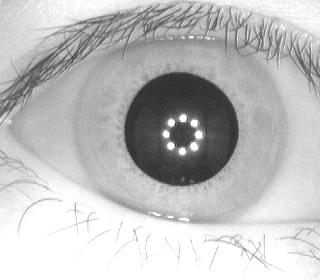
#> input picture CASIA-Iris-Interval/001/R/S1001R01.jpg, 320 x 280 px, found by its file name
$ jupyter execute 01_iris_recognition.ipynb   (older library calls are emulated)
#> lines starting #> are read from the running program, lines starting #| are printed output that depends on the picture
[cell 1]
#홍채인식 알고리즘(Daugman's Algorithm)
import cv2
import numpy as np
from scipy.ndimage import rotate

def preprocess_image(image_path):
    # 이미지를 그레이스케일로 로드
    image = cv2.imread(image_path, cv2.IMREAD_GRAYSCALE)
    if image is None:
        print(f"Error: Unable to load image at {image_path}")
        return None
    # 이미지 크기를 조정
    image = cv2.resize(image, (640, 480))
    # 히스토그램 평활화를 통해 대비를 향상
    image = cv2.equalizeHist(image)
    return image

# [39 lines left out: functions segment_iris, normalize_iris, gabor_filter, extract_features, compare_features, not called in this run]

def main(image1_path, image2_path):
    # 첫 번째 이미지 전처리
    image1 = preprocess_image(image1_path)
    # 두 번째 이미지 전처리
    image2 = preprocess_image(image2_path)

    if image1 is None or image2 is None:
        print("Error: One or both images could not be loaded")
        return

    # 첫 번째 이미지에서 홍채 세분화
    iris1 = segment_iris(image1)
    # 두 번째 이미지에서 홍채 세분화
    iris2 = segment_iris(image2)

    if iris1 is None or iris2 is None:
        print("Iris not detected")
        return

    center_x1, center_y1, radius1 = iris1
    center_x2, center_y2, radius2 = iris2

    # 첫 번째 이미지 노멀라이제이션
    normalized_iris1 = normalize_iris(image1, center_x1, center_y1, radius1)
    # 두 번째 이미지 노멀라이제이션
    normalized_iris2 = normalize_iris(image2, center_x2, center_y2, radius2)

    # 첫 번째 이미지에서 특징 추출
    features1 = extract_features(normalized_iris1)
    # 두 번째 이미지에서 특징 추출
    features2 = extract_features(normalized_iris2)

    # 특징 비교
    if compare_features(features1, features2):
        print("success")
    else:
        print("fail")

if __name__ == "__main__":
    image1_path = '../assets/images/iris/CASIA-Iris-Interval/001/L/S1001L01.jpg'
    image2_path = '../assets/images/iris/CASIA-Iris-Interval/001/L/S1001L02.jpg'

    main(image1_path, image2_path)

[cell 2]
#실험코드....
import cv2
import numpy as np
import pywt

def preprocess_image(image_path):
    # 이미지를 그레이스케일로 로드
    image = cv2.imread(image_path, cv2.IMREAD_GRAYSCALE)
    if image is None:
        print(f"Error: Unable to load image at {image_path}")
        return None
    # 이미지 크기 조정 및 히스토그램 평활화
    image = cv2.resize(image, (640, 480))
    image = cv2.equalizeHist(image)
    return image

# [51 lines left out: functions is_blurred, segment_iris, normalize_iris, extract_wavelet_features, compare_features, not called in this run]

def main(image1_path, image2_path, mean_threshold=100, stddev_threshold=50):
    # 첫 번째 이미지 전처리
    image1 = preprocess_image(image1_path)
    # 두 번째 이미지 전처리
    image2 = preprocess_image(image2_path)
#> in preprocess_image, image is the input picture: shape (280, 320); min 35, max 255, mean 190
#> in preprocess_image (call 2), `image = cv2.resize(image, (640, 480))`:
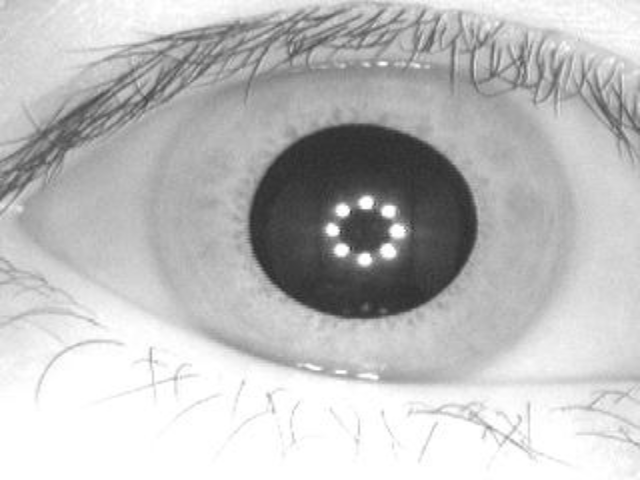
#> image: shape (480, 640); min 43, max 255, mean 189.9
#> in preprocess_image (call 2), `image = cv2.equalizeHist(image)`:
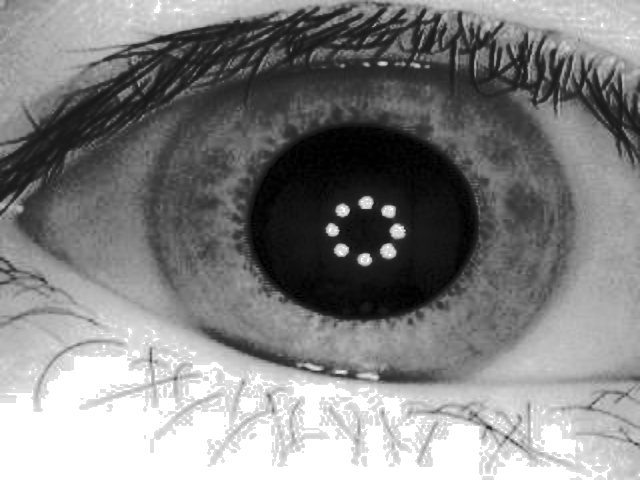
#> image: shape (480, 640); min 0, max 255, mean 130.1

    if image1 is None or image2 is None:
        print("Error: One or both images could not be loaded")
        return

    # 첫 번째 이미지에서 홍채 세분화
    iris1 = segment_iris(image1)
    # 두 번째 이미지에서 홍채 세분화
    iris2 = segment_iris(image2)

    if iris1 is None or iris2 is None:
        print("Iris not detected")
        return

    center_x1, center_y1, radius1 = iris1
    center_x2, center_y2, radius2 = iris2

    # 첫 번째 이미지에서 홍채 영역 잘라내기
    iris_region1 = image1[center_y1 - radius1:center_y1 + radius1, center_x1 - radius1:center_x1 + radius1]
    # 두 번째 이미지에서 홍채 영역 잘라내기
    iris_region2 = image2[center_y2 - radius2:center_y2 + radius2, center_x2 - radius2:center_x2 + radius2]

    # 홍채 영역이 블러된 경우 확인
    if is_blurred(iris_region1, mean_threshold, stddev_threshold):
        print("Error: First image's iris region is blurred")
        return
    if is_blurred(iris_region2, mean_threshold, stddev_threshold):
        print("Error: Second image's iris region is blurred")
        return

    # 첫 번째 이미지 노멀라이제이션
    normalized_iris1 = normalize_iris(image1, center_x1, center_y1, radius1)
    # 두 번째 이미지 노멀라이제이션
    normalized_iris2 = normalize_iris(image2, center_x2, center_y2, radius2)

    # 첫 번째 이미지에서 웨이블릿 특징 추출
    features1 = extract_wavelet_features(normalized_iris1)
    # 두 번째 이미지에서 웨이블릿 특징 추출
    features2 = extract_wavelet_features(normalized_iris2)

    # 특징 비교
    if compare_features(features1, features2):
        print("success")
    else:
        print("fail")

if __name__ == "__main__":
    image1_path = '../assets/images/iris/CASIA-Iris-Interval/001/L/S1001L01.jpg'
    image2_path = '../assets/images/iris/CASIA-Iris-Interval/001/R/S1001R01.jpg'

    # 민감도 조절을 위해 mean_threshold 및 stddev_threshold 값을 설정
    mean_threshold = 45  # 필요에 따라 값을 조정
    stddev_threshold = 10  # 필요에 따라 값을 조정

    main(image1_path, image2_path, mean_threshold, stddev_threshold)

$ run again, with CASIA-Iris-Interval/001/R/S1001R10.jpg copied over CASIA-Iris-Interval/001/R/S1001R01.jpg
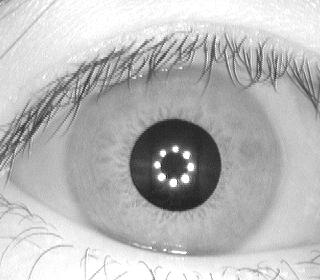
#> input picture CASIA-Iris-Interval/001/R/S1001R10.jpg, 320 x 280 px, found by its file name
#> in preprocess_image, image is the input picture: shape (280, 320); min 25, max 255, mean 185.1
#> in preprocess_image (call 2), `image = cv2.resize(image, (640, 480))`:
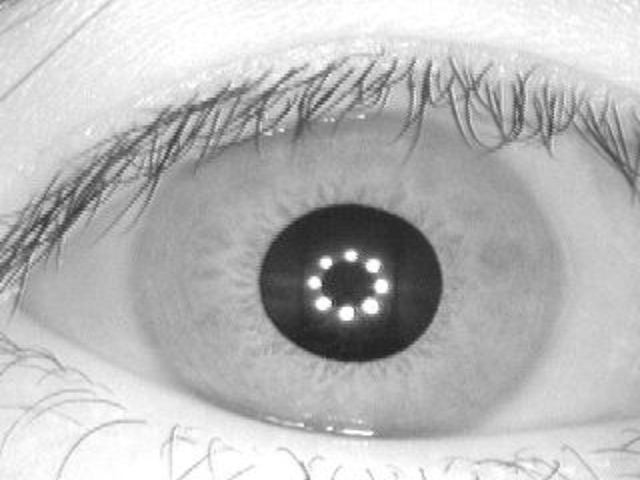
#> image: shape (480, 640); min 31, max 255, mean 184.9
#> in preprocess_image (call 2), `image = cv2.equalizeHist(image)`:
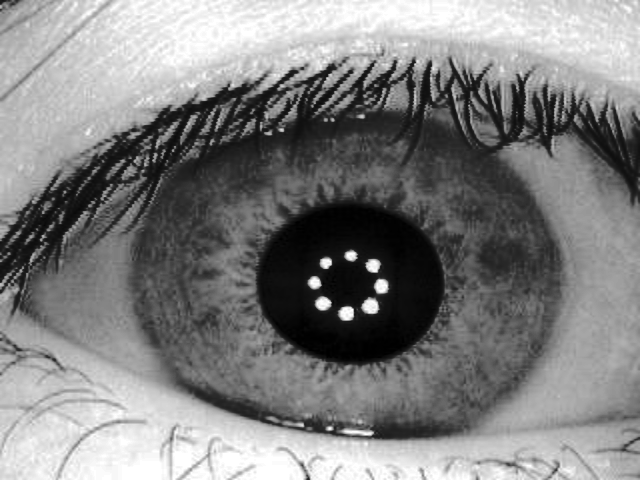
#> image: shape (480, 640); min 0, max 255, mean 128.5
